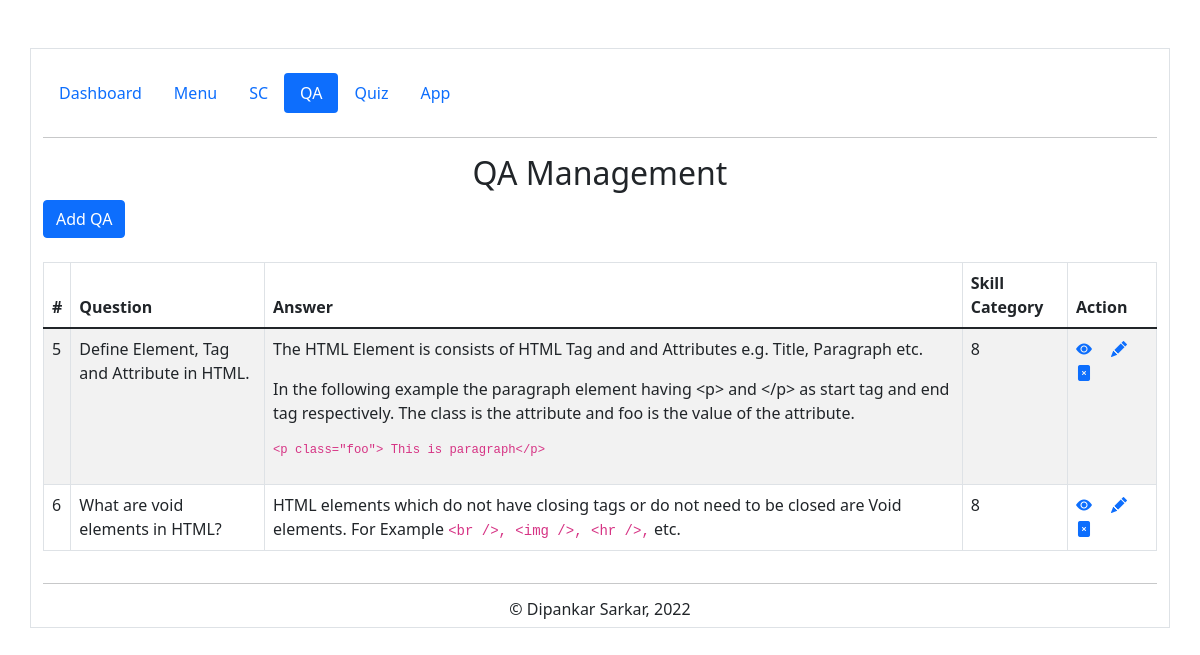
/admin.php?page=qa, run on the app's committed database.
### tables this page shows
CREATE TABLE `qa` (
  `id` int(11) NOT NULL,
  `question` text NOT NULL,
  `answer` text NOT NULL,
  `pageid` int(11) NOT NULL
);

### admin.php (called while the page is built, shortened)
<?php include("inc_admin/functions_admin.php"); ?>
<?php include("inc_admin/header_admin.php"); ?>
<?php include("inc_admin/nav_admin.php"); ?>
<?php include(pagename($page)); ?>
<?php include("inc/footer.php"); ?>

### pages_admin/qa/qa.php (the view, shortened to what this page needs)
<div class="row">
   <div class="col-md-12">
      <div class="page-header clearfix">
         <h2 class="text-center">QA Management</h2>
         <a href="admin.php?page=create_qa" class="btn btn-primary">Add QA</a>
      </div>
      <br>
      <?php
         $sql = "SELECT * FROM qa";
         if($result = mysqli_query($link, $sql)){
           if(mysqli_num_rows($result) > 0){
      ?>
        <table class='table table-bordered table-striped'>
            <thead>
                <tr>
                <th>#</th>
                <th>Question</th>
                <th>Answer</th>
                <th>Skill Category</th>
                <th>Action</th>
                </tr>
            </thead>
            <tbody>
                <?php while($row = mysqli_fetch_array($result)) { ?>
                <tr>
                <td><?php echo $row['id']; ?></td>
                <td><?php echo $row['question']; ?></td>
                <td><?php echo $row['answer']; ?></td>
                <td><?php echo $row['pageid']; ?></td>
                <td>
                    <a href='admin.php?page=read_qa&id=<?php echo $row['id']; ?>' title='View Record' data-toggle='tooltip'><i class='bi bi-eye-fill'></i></a>
                    <a href='admin.php?page=update_qa&id=<?php echo $row['id']; ?>' title='Update Record' data-toggle='tooltip'><i class='bi bi-pencil-fill'></i></a>
                    <a href='admin.php?page=delete_qa&id=<?php echo $row['id']; ?>' title='Delete Record' data-toggle='tooltip'><i class='bi bi-file-x-fill'></i></a>
                </td>
                </tr>
                <?php } ?>
            </tbody>
        </table>
      <?php } else { ?>
        <p class='lead'><em>No Record Found.</em></p>
      <?php }} else { ?>
        ERROR: Could not able to execute <?php echo $sql.' '.mysqli_error($link); ?>
      <?php } ?>
   </div>
</div>

### data on the page
qa: id "5", question "Define Element, Tag and Attribute in HTML.", answer "The HTML Element is consists of HTML Tag and and Attributes e.g. Title, Paragraph etc. In the following example the paragraph element having <p> and </p> as start tag and end tag respectively. The class is the attribute and foo is the value of the attribute. <p class=\"foo\"> This is paragraph</p>", pageid "8"
qa: id "6", question "What are void elements in HTML?", answer "HTML elements which do not have closing tags or do not need to be closed are Void elements. For Example <br />, <img />, <hr />, etc.", pageid "8"
